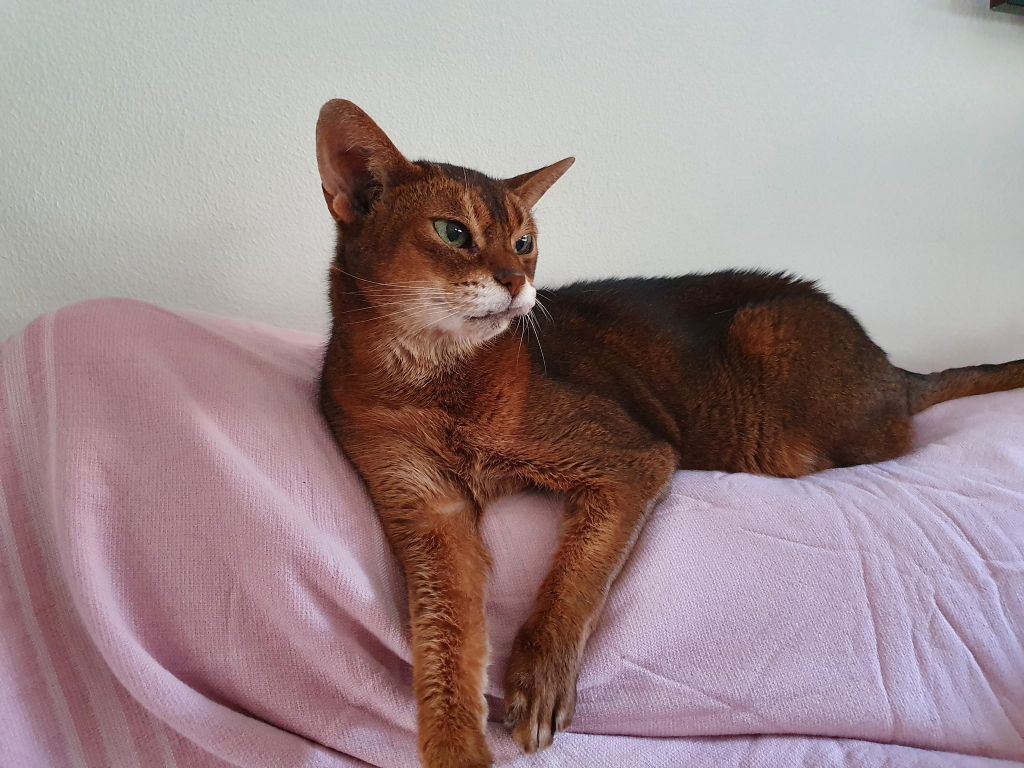
#> input picture Cat_Breed/Abyssinian/abys_110.jpg, 2048 x 1536 px (shown at 1/2 size); its folder holds only this picture in this run
$ jupyter execute --allow-errors main.ipynb
#> lines starting #> are read from the running program, lines starting #| are printed output that depends on the picture
### Imports

[cell 1]
import numpy as np
import pandas as pd
import os
import cv2
from sklearn.model_selection import train_test_split, cross_val_score, StratifiedKFold
from sklearn.metrics import accuracy_score, precision_score, recall_score, roc_auc_score, confusion_matrix
from sklearn.tree import DecisionTreeClassifier
from sklearn.naive_bayes import GaussianNB
from sklearn.svm import SVC
from sklearn.ensemble import RandomForestClassifier
from mlxtend.classifier import OneRClassifier
import time
import matplotlib.pyplot as plt
from sklearn.tree import plot_tree

### Loading and preprocessing images

[cell 2]
dataset_path = "Cat_Breed"
unseen_dataset_path = "Unseen_Cat_Breed"

breeds = {
    'Abyssinian': 0, 'Bombay': 1, 'Egyptian Mau': 2, 'Exotic Shorthair': 3,
    'Himalayan': 4, 'Maine Coon': 5, 'Regdoll': 6, 'Russian Blue': 7,
    'Scottish Fold': 8, 'Siamese': 9, 'Sphynx': 10
}

img_size = (64, 64)

def load_and_preprocess_images(directory, label, img_size):
#> called with directory = 'Cat_Breed/Abyssinian', label = 0, img_size = (64, 64)
    images, labels = [], []
    if not os.path.exists(directory):
        print(f"Warning: {directory} does not exist. Skipping...")
        return images, labels

    for filename in os.listdir(directory):
        img_path = os.path.join(directory, filename)
        img = cv2.imread(img_path)
#> img is the input picture: shape (1536, 2048, 3); mean B, G, R 140.3, 138.3, 157.7
        if img is not None:
            img = cv2.resize(img, img_size)
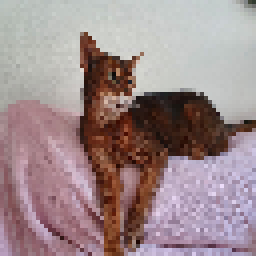
#> img: shape (64, 64, 3) (shown 4 times larger); mean B, G, R 140.5, 138.4, 157.8
            img = cv2.cvtColor(img, cv2.COLOR_BGR2GRAY)
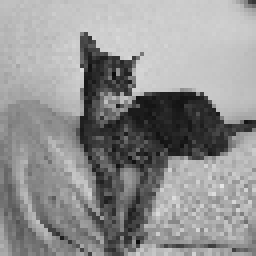
#> img: shape (64, 64) (shown 4 times larger); min 11, max 229, mean 144.5
            img = img / 255.0
            images.append(img.flatten())
            labels.append(label)
    return images, labels

X, y = [], []
for breed, label in breeds.items():
    images, labels = load_and_preprocess_images(os.path.join(dataset_path, breed), label, img_size)
    X.extend(images)
    y.extend(labels)
#> pass 2 of the loop `for breed, label in breeds.items():`:
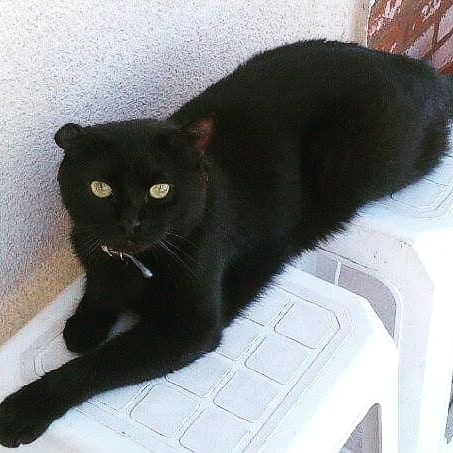
#> input picture Cat_Breed/Bombay/bombay_0.jpg, 453 x 453 px
#> in load_and_preprocess_images, img is the input picture: shape (453, 453, 3); mean B, G, R 136.2, 134.6, 132.4
#> in load_and_preprocess_images (call 2), `img = cv2.resize(img, img_size)`:
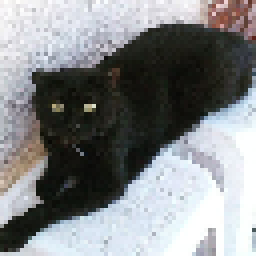
#> img: shape (64, 64, 3) (shown 4 times larger); mean B, G, R 136, 134.4, 132.2
#> in load_and_preprocess_images (call 2), `img = cv2.cvtColor(img, cv2.COLOR_BGR2GRAY)`:
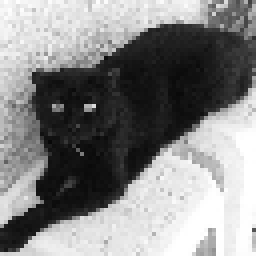
#> img: shape (64, 64) (shown 4 times larger); min 8, max 255, mean 134

X, y = np.array(X), np.array(y)

print(f"Loaded {len(X)} training images from {len(breeds)} classes.")

### Splitting Train and Test Images

[cell 3]
X_train, X_test, y_train, y_test = train_test_split(X, y, test_size=0.2, random_state=42)

### Training of Models

[cell 4]
decision_tree_classifier = DecisionTreeClassifier()
naive_bayes_classifier = GaussianNB()
svm_classifier = SVC(probability=True)
random_forest_classifier = RandomForestClassifier(n_estimators=100)

[cell 5]
def train_model(model, name):
    start_time = time.time()
    model.fit(X_train, y_train)
    end_time = time.time()
    training_time = end_time - start_time
    print(f"{name} trained in {training_time:.4f} seconds.")

[cell 6]
train_model(decision_tree_classifier, "Decision Tree")

[cell 7]
plt.figure(figsize=(15, 10))
plot_tree(decision_tree_classifier, filled=True, feature_names=[f'Feature_{i}' for i in range(X.shape[1])])
plt.show()

[cell 8]
train_model(naive_bayes_classifier, "Naive Bayes")

#> (a cell that did not finish here is left out)


[cell 10]
train_model(random_forest_classifier, "Random Forest Classifier")

### Model Metrics

[cell 11]
def check_model_metrics(model, name):
    y_pred = model.predict(X_test)
    y_prob = model.predict_proba(X_test) if hasattr(model, "predict_proba") else None

    accuracy = accuracy_score(y_test, y_pred)
    precision = precision_score(y_test, y_pred, average="weighted", zero_division=1)
    recall = recall_score(y_test, y_pred, average="weighted", zero_division=1)
    roc_auc = roc_auc_score(y_test, y_prob, multi_class="ovr") if y_prob is not None else None
    cm = confusion_matrix(y_test, y_pred)

    cross_val = cross_val_score(model, X_train, y_train, cv=10).mean()

    print(f"{name} Metrics")
    print(f"Confusion Metrix: {cm}")
    print(f"Accuracy: {accuracy}")
    print(f"Precision: {precision}")
    print(f"Recall: {recall}")
    print(f"ROC-AUC: {roc_auc}")

#> (a cell that did not finish here is left out)

#> (a cell that did not finish here is left out)


#> (a cell that did not finish here is left out)
